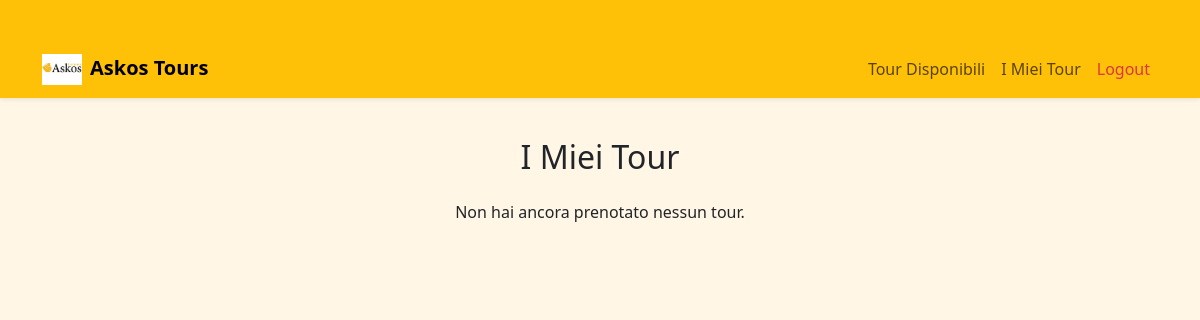
The app's page /i-miei-tour/ (signed in), older data.
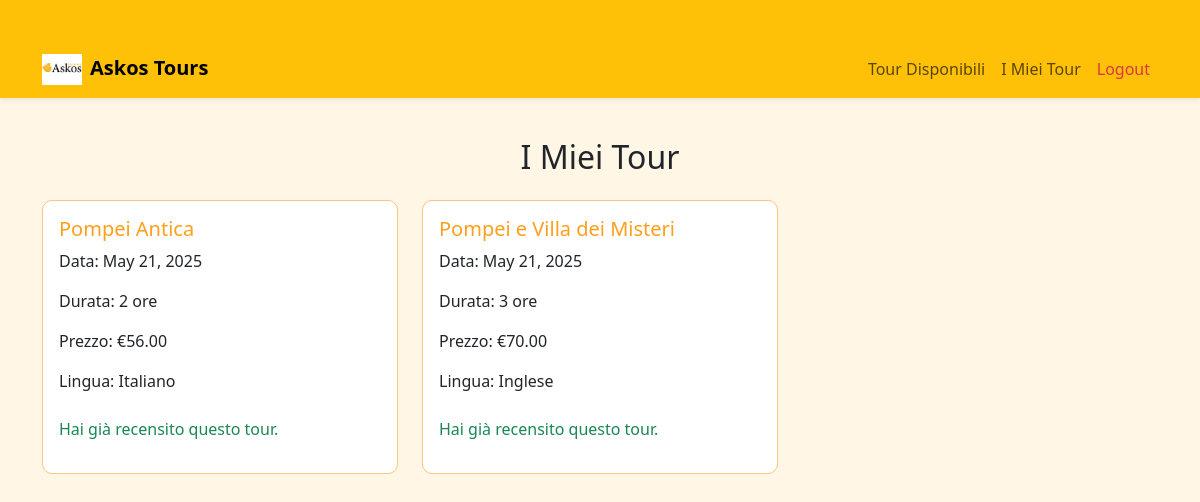
The same page, newer data.
### Askos/models.py (models this page shows, shortened)
class Prenotazione(models.Model):
    cliente = models.ForeignKey(Cliente, on_delete=models.CASCADE, related_name='prenotazioni')
    tour = models.ForeignKey(Tour, on_delete=models.CASCADE, related_name='prenotazioni')
    data_prenotazione = models.DateField(auto_now_add=True)
    num_partecipanti = models.PositiveIntegerField()

class Tour(models.Model):
    nome = models.CharField(max_length=100)
    data = models.DateField()
    durata = models.CharField(max_length=50)
    prezzo = models.DecimalField(max_digits=8, decimal_places=2)
    lingua = models.ForeignKey(Lingua, on_delete=models.SET_NULL, null=True, related_name='tour')
    staff_assegnato = models.ManyToManyField('Staff', related_name='tour_assegnati')
    guide = models.ManyToManyField(
        Staff,
        limit_choices_to={'ruolo': 'guida'},
        related_name='tour_guide',
        blank=True
    )
    driver = models.ManyToManyField(
        Staff,
        limit_choices_to={'ruolo': 'driver'},
        related_name='tour_driver',
        blank=True
    )

class Lingua(models.Model):
    nome = models.CharField(max_length=50, unique=True)

### Askos/views.py (the view)
# urls.py: path('i-miei-tour/', miei_tour_view, name='miei_tour'),
@login_required
def miei_tour_view(request):
    today = timezone.now().date()
    try:
        cliente = Cliente.objects.get(user=request.user)
        prenotazioni = Prenotazione.objects.filter(cliente=cliente).select_related('tour')
        tour_recensiti_ids = Recensione.objects.filter(cliente=cliente).values_list('tour_id', flat=True)
    except Cliente.DoesNotExist:
        prenotazioni = []
        tour_recensiti_ids = []
    return render(request, 'miei_tour.html', {
        'prenotazioni': prenotazioni,
        'today': today,
        'tour_recensiti_ids': tour_recensiti_ids,
    })

### templates/miei_tour.html (shortened to what this page needs)
{% load static %}
<!DOCTYPE html>
<html lang="it">
<head>
  <link href="https://cdn.jsdelivr.net/npm/bootstrap@5.3.3/dist/css/bootstrap.min.css" rel="stylesheet">
</head>
<body>
<nav class="navbar navbar-expand-lg navbar-light bg-warning shadow-sm">
  <div class="container">
    <a class="navbar-brand fw-bold" href="{% url 'index' %}">
      <img src="{% static 'img/anfora.jpg' %}" width="40" class="me-2" alt="Logo">Askos Tours
    </a>
    <div class="collapse navbar-collapse justify-content-end">
      <ul class="navbar-nav">
        {% if user.is_authenticated %}
          <li class="nav-item"><a class="nav-link" href="{% url 'tour_list' %}">Tour Disponibili</a></li>
          <li class="nav-item"><a class="nav-link" href="{% url 'miei_tour' %}">I Miei Tour</a></li>
          <li class="nav-item"><a class="nav-link text-danger" href="{% url 'logout' %}">Logout</a></li>
        {% else %}
          <li class="nav-item"><a class="nav-link" href="{% url 'login' %}">Login</a></li>
          <li class="nav-item"><a class="nav-link" href="{% url 'registrazione' %}">Registrazione</a></li>
        {% endif %}
      </ul>
    </div>
  </div>
</nav>
<div class="container">
  <h2 class="text-center mb-4">I Miei Tour</h2>
  <div class="row">
    {% for prenotazione in prenotazioni %}
      <div class="col-md-4 mb-4">
        <div class="card p-3 h-100">
          <h5 class="card-title">{{ prenotazione.tour.nome }}</h5>
          <p>Data: {{ prenotazione.tour.data }}</p>
          <p>Durata: {{ prenotazione.tour.durata }} ore</p>
          <p>Prezzo: €{{ prenotazione.tour.prezzo }}</p>
          <p>Lingua: {{ prenotazione.tour.lingua.nome }}</p>
          {% if prenotazione.tour.data > today %}
            <form method="post" action="{% url 'annulla_prenotazione' prenotazione.id %}">
              {% csrf_token %}
              <button type="submit" class="btn btn-danger btn-sm mt-2">Annulla Prenotazione</button>
            </form>
          {% elif prenotazione.tour.data <= today %}
            {% if prenotazione.tour.id not in tour_recensiti_ids %}
              <a href="{% url 'lascia_recensione' prenotazione.tour.id %}" class="btn btn-primary btn-sm mt-2">Recensisci</a>
            {% else %}
              <p class="text-success mt-2">Hai già recensito questo tour.</p>
            {% endif %}
          {% endif %}
        </div>
      </div>
    {% empty %}
      <p class="text-center">Non hai ancora prenotato nessun tour.</p>
    {% endfor %}
  </div>
</div>
</body>
</html>

### templates/miei_tour.html (style rules this page uses)
body { background-color: #fff6e5; font-family: 'Segoe UI', sans-serif; }
.container { margin-top: 40px; }
.card { border: 1px solid #ffc47d; border-radius: 10px; }
.card-title { color: #ff9f1c; }

Row changes from the older to the newer data that the page shows:
added Prenotazione: tour.nome "Pompei Antica", tour.data "May 21, 2025", tour.durata "2", tour.prezzo "56.00", tour.lingua.nome "Italiano", shows "Hai già recensito questo tour."
added Prenotazione: tour.nome "Pompei e Villa dei Misteri", tour.data "May 21, 2025", tour.durata "3", tour.prezzo "70.00", tour.lingua.nome "Inglese", shows "Hai già recensito questo tour."
Text that changed along with them:
text no longer shown: "Non hai ancora prenotato nessun tour."
